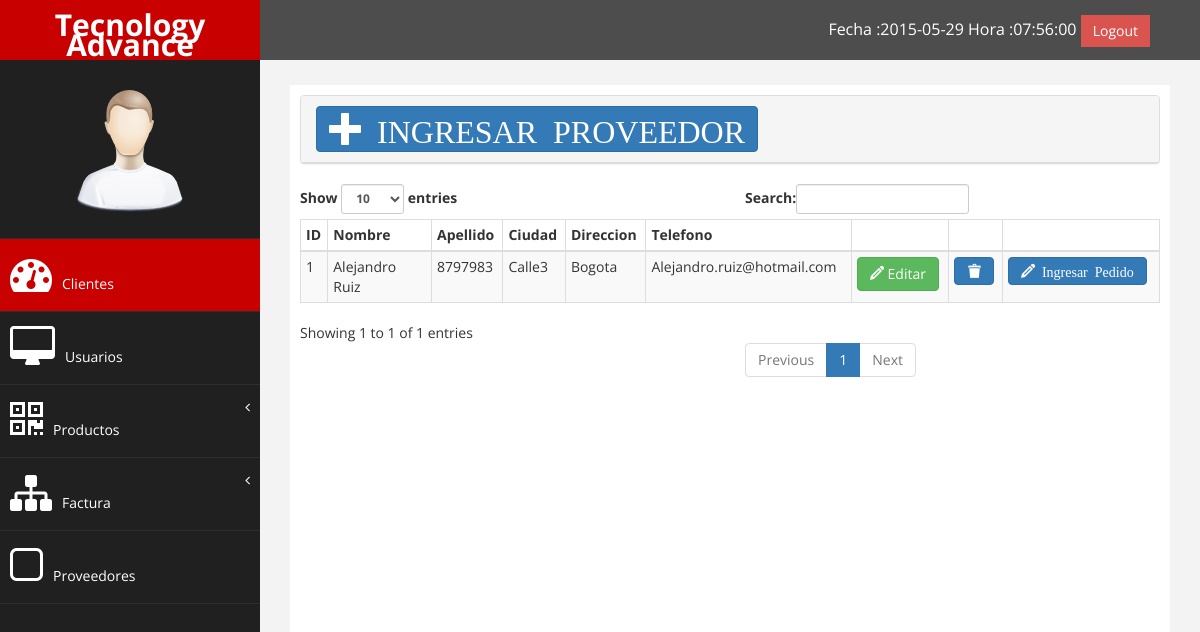
Page /index.php/proveedores (signed in) on the committed database.
### tables this page shows
CREATE TABLE IF NOT EXISTS `proveedor` (
  `id_proveedor` int(11) NOT NULL AUTO_INCREMENT,
  `nombre` varchar(20) DEFAULT NULL,
  `telefono` varchar(20) DEFAULT NULL,
  `direccion` varchar(20) DEFAULT NULL,
  `ciudad` varchar(20) DEFAULT NULL,
  `email` varchar(40) DEFAULT NULL,
  PRIMARY KEY (`id_proveedor`)
);

### controlador.php (called while the page is built, shortened)
<?php
class Controlador{
function proveedores_action(){
  $proveedores=new Proveedor();
  $listar_proveedor=  $proveedores->consultar_proveedores();
  require "Plantillas/mostrar_proveedores.php";
}
}
?>

### Modelos/conexion.php (called while the page is built, shortened)
<?php
class Conexion_DB {
private $registro = array();
 function conectar_base_de_datos(){
	 $this->conexion=mysqli_connect("localhost","root","","tecnologyadvance");
   return $this->conexion;
   }
   function Estrae_todo_registro($tabla){
       $this->consulta = "SELECT * FROM $tabla";
       $this->resultado = mysqli_query($this->conectar_base_de_datos(),  $this->consulta);
    while ( $this->fila = mysqli_fetch_assoc( $this->resultado)) {
       $this->registro[] =  $this->fila;
    }
    return     $this->registro;
  }
}
?>

### Modelos/proveedores.php (called while the page is built, shortened)
<?php
class Proveedor extends Conexion_DB{
function consultar_proveedores(){
 $this->extraido=$this->Estrae_todo_registro("proveedor");
 return $this->extraido;
}
}
?>

### Plantillas/mostrar_proveedores.php (the view, shortened to what this page needs)
<div class="row">
  <div class="col-md-12 col-xs-12">
<div class="panel panel-default">
  <div class="panel-heading"><div class="panel-title">
    <button class="btn btn-primary fa-2x icon icon-plus" style="right:2333px " data-toggle="modal" data-target="#ventana_proveedor"> INGRESAR  PROVEEDOR</button>
  </div>
    </div>
    </div> </div></div>
<table id="hola" class="table table-striped table-bordered table-condensed table-hover display color2 " cellspacing="0" width="100%">
  <thead>
  <tr>
           <th>ID</th>
           <th>Nombre</th>
           <th>Apellido</th>
           <th>Ciudad</th>
           <th>Direccion</th>
           <th>Telefono</th>
           <th></th>
           <th></th>
           <th></th>
  </tr>
    </thead>
     <tbody id="Fila">
         <?php foreach(  $listar_proveedor as $row){ ?>
        <tr id="<?php echo $row['id_proveedor'];?>">
        <td ><?php echo $row['id_proveedor'];?></td>
        <td id="1"><?php echo $row['nombre'];?></td>
        <td id="2"><?php echo $row['telefono'];?></td>
        <td id="3"><?php echo $row['direccion'];?></td>
        <td id="4"><?php echo $row['ciudad'];?></td>
        <td id="5"><?php echo $row['email'];?></td>
        <td>  <a class="btn btn-success"  data-toggle="modal" data-target="#ventana"  id="<?php echo $row['id_proveedor'];?>"><span class="icon icon-pencil"></span> Editar</a></td>
        <td><a href="eliminar_proveedor?id=<?php echo $row['id_proveedor'];?>" class="btn btn-primary icon icon-remove"></a></td>
            <td><a href="nuevo_pedido" class="btn btn-primary icon icon-pencil"> Ingresar Pedido</a></td>
      </tr>
      <?php }  ?>
     </tbody>
</table>
<?php $contenido=ob_get_clean();
require "base2.php";
?>

### css/estilos2.css (style rules this page uses)
body { font-family:OpenSans-Light; font-size: 140%; }

### assets/css/custom.css (style rules this page uses)
body { font-family: 'Open Sans', sans-serif; }

### rows in the picture
proveedor: id_proveedor "1", nombre "Alejandro Ruiz", telefono "8797983", direccion "Calle3", ciudad "Bogota", email "Alejandro.ruiz@hotmail.com"

### other values in the picture
strftime("%Y-%m-%d") "2015-05-29"
